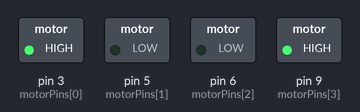
A sketch run on a simulated Arduino Uno, built with avr-gcc and run on an emulated ATmega328P. Parts: switched loads named in the sketch (green lamp = pin HIGH). What the sketch prints to the serial monitor is not drawn.

Above: at 0.2 s.
At 1.7 s:
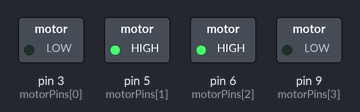
Timing chart, 0 to 3.0 s (numbered marks = the images above):
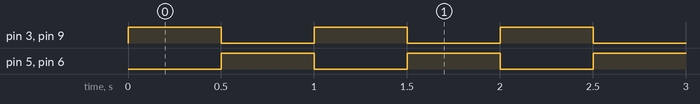

Measured:
- by itself, pin 3 (motorPins[0]), pin 5 (motorPins[1]), pin 6 (motorPins[2]), pin 9 (motorPins[3]): alternates HIGH for 0.50 s and LOW for 0.50 s

The sketch:

MOVEMENTONYUNGBRUNZ.ino
```cpp
// Motor control pins
const int motorPins[] = {3, 5 , 6, 9};

void setup() {
    Serial.begin(9600);
    Serial.println("Initialization begun!");

    // Setup motor pins
    for (int i = 0; i < 4; i++) {
        pinMode(motorPins[i], OUTPUT);
    }
}

void loop() {
  forward(255);
  delay(500);
  backward(255);
  delay(500);
}

void forward(int speed) {
  analogWrite(3, speed);
  analogWrite(5, 0);
  analogWrite(6, 0);
  analogWrite(9, speed);
}

void backward(int speed) {
  analogWrite(3, 0);
  analogWrite(5, speed);
  analogWrite(6, speed);
  analogWrite(9, 0);
}

void left(int speed) {
  analogWrite(3, speed);
  analogWrite(5, 0);
  analogWrite(6, speed);
  analogWrite(9, 0);
}

void right(int speed) {
  analogWrite(3, 0);
  analogWrite(5, speed);
  analogWrite(6, 0);
  analogWrite(9, speed);
}
```
